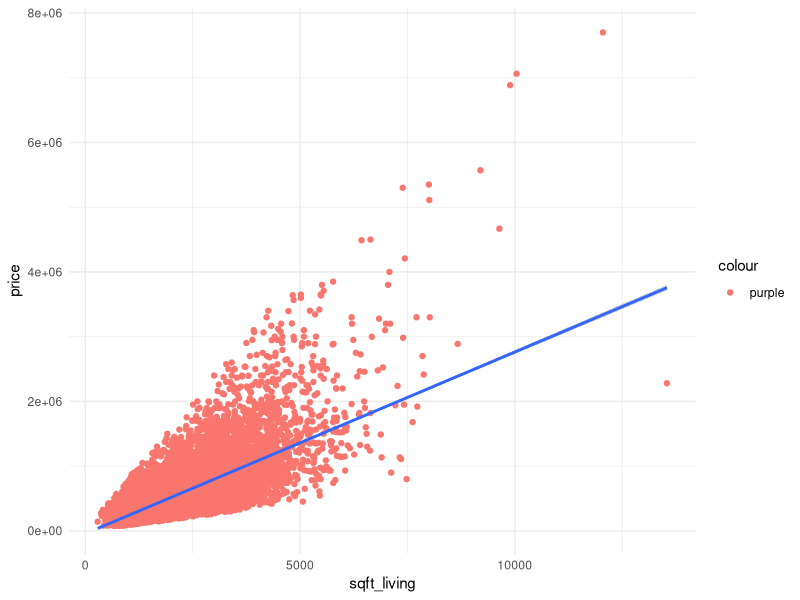
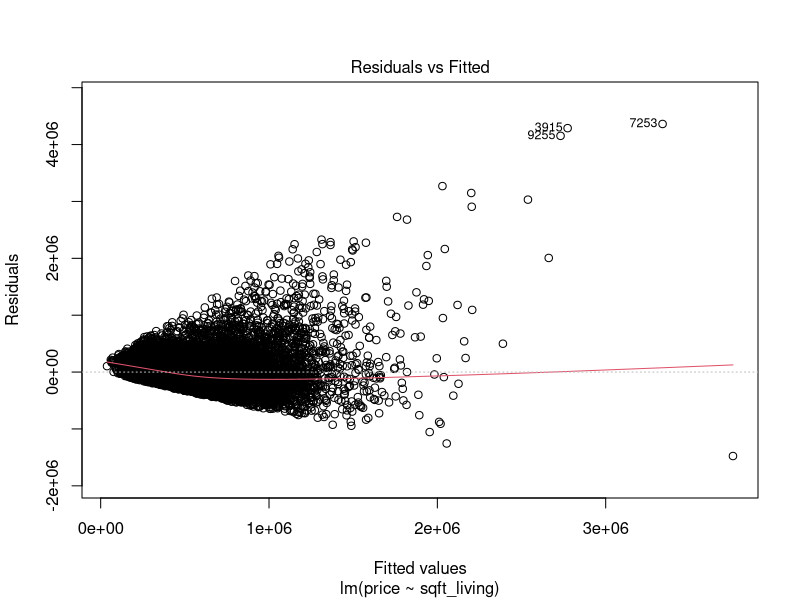
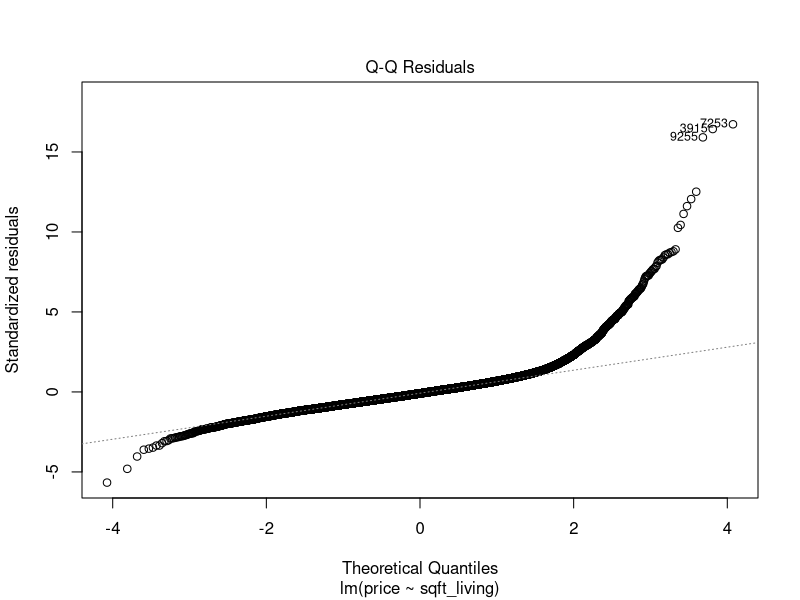
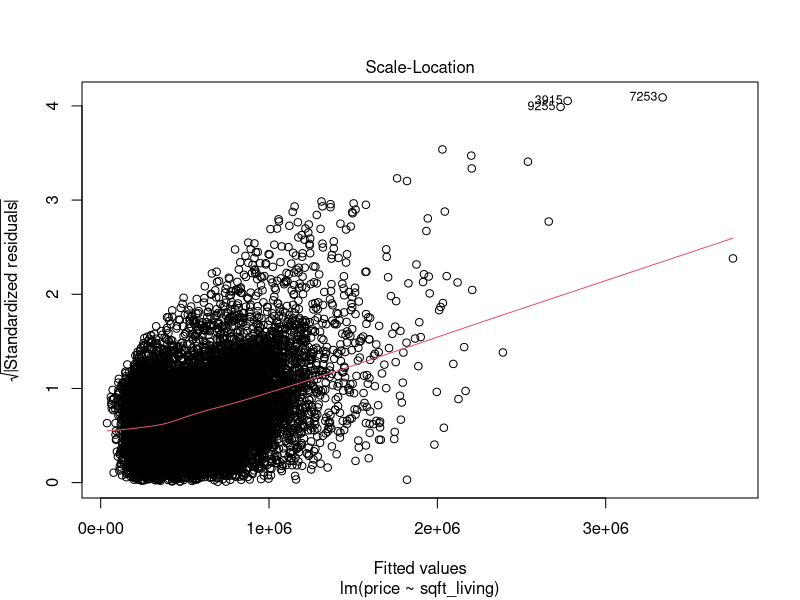
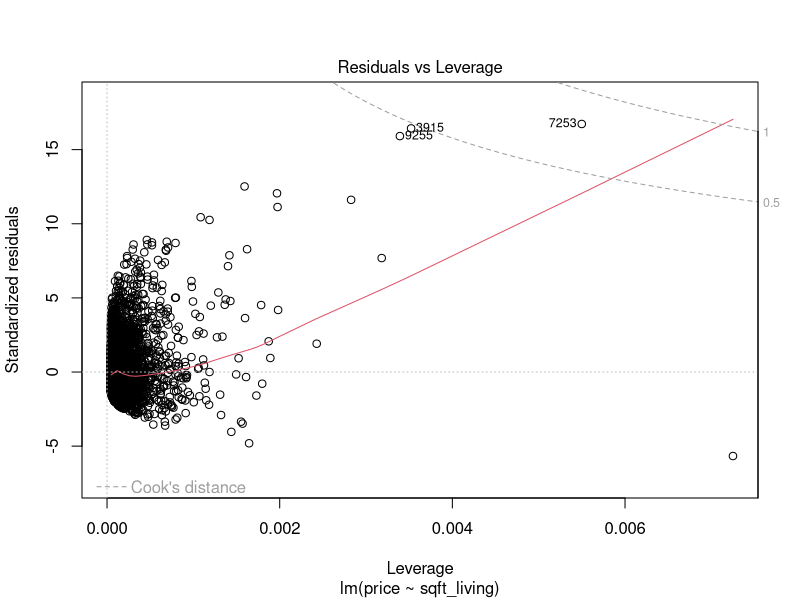
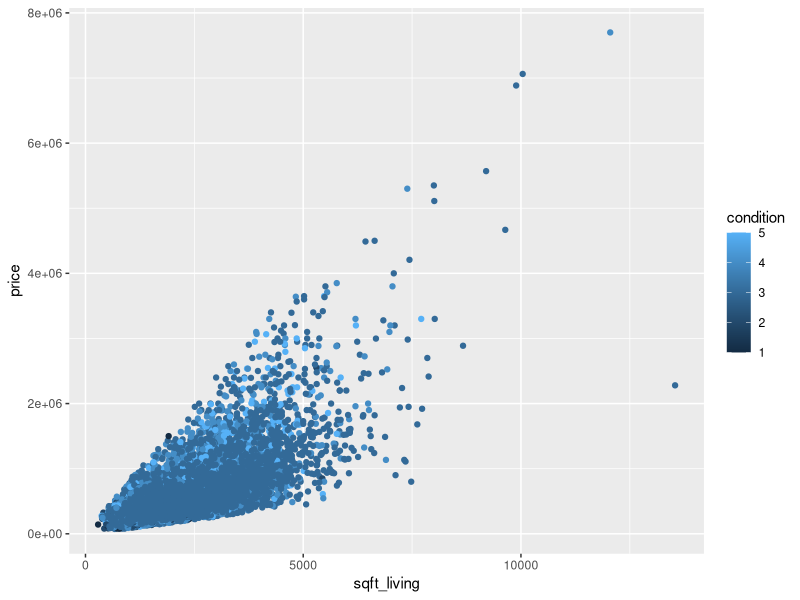
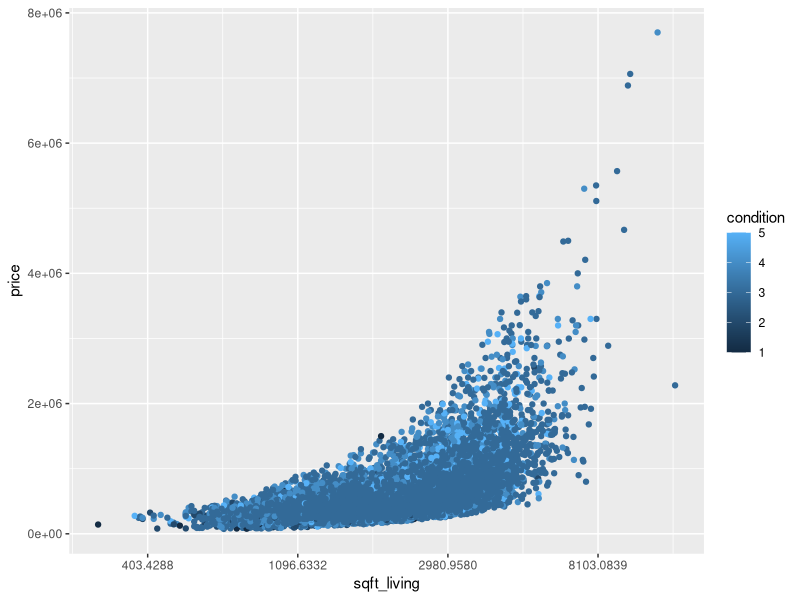
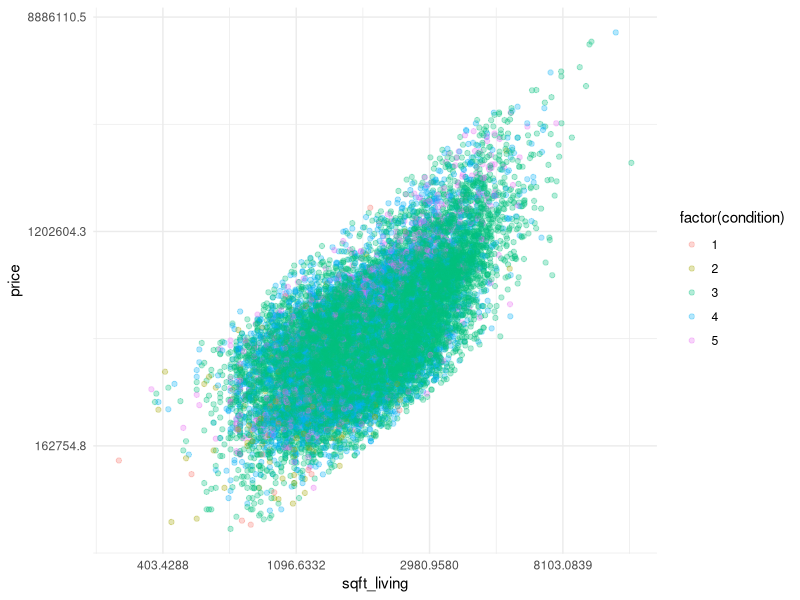

The R source for these figures, in order:
library(tidyverse)
library(skimr)
library(car)

#setwd("C:\\Users\\epicm\\Documents\\School\\20222023\\ISWR\\data")
bs=read_tsv("../data/house_prices_tab.txt")

bs %>%
  ggplot(aes(x=sqft_living,y=price)) +
  geom_point(aes(color="purple")) +
  geom_smooth(method="lm") + #shows a violation of EqualVariance
  theme_minimal()

mod=lm(price~sqft_living, data=bs)
summary(mod)
plot(mod)

#*We learn from all of this that our model is garbage
#*spread increases
#*what if we took the log of price and modeled as a function of sqftliving

#"different from zero" Qanswer: p value showing significance
# of difference from being a non-zero slope (Null hypoth)




#first plot
bs %>% 
  ggplot(aes(x=sqft_living,y=price,color=condition)) +
  geom_point()
#second plot
bs %>% 
  ggplot(aes(x=sqft_living,y=price,color=condition)) +
  geom_point()+
  scale_x_continuous(trans="log")
#third plot
bs %>% 
  ggplot(aes(x=sqft_living,y=price,color=factor(condition))) +
  geom_point(alpha=0.3)+
  scale_x_continuous(trans="log")+
  scale_y_continuous(trans="log")+
  theme_minimal()
#fourth plot
bs %>% 
  ggplot(aes(x=sqft_living,y=price,color=factor(condition))) +
  geom_point(alpha=0.3)+
  scale_x_continuous(trans="log")+
  scale_y_continuous(trans="log")+
  geom_smooth(method="lm")+
  theme_minimal()
bs%>%mutate(condition=factor(condition))

#mod2=lm(log(price ~ ( log(sqft_living + condition) )+ #(this part is unnecessary)
#              log(sqft_living)*condition, data=bs))
